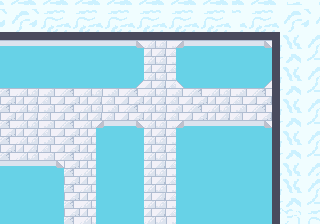

A level layout from a 2D game, rendered from its tile map. Below: a short description, then the map file with tile-grid data replaced by summaries:
An orthogonal 40x28 tile map with 8x8 px tiles, 3 tile layers (gfx, walls, holes) and 3 objects (2x Enemy, Item).

<map version="1.10" tiledversion="1.10.2" orientation="orthogonal" renderorder="right-down" width="40" height="28" tilewidth="8" tileheight="8" infinite="0" nextlayerid="5" nextobjectid="10">
 <tileset firstgid="1" source="sky-temple.tsx" />
 <layer id="1" name="gfx" width="40" height="28">
  <data>[1120 cells, 1120 non-empty, 96 distinct tile ids]</data>
 </layer>
 <layer id="2" name="walls" width="40" height="28">
  <data>[1120 cells, 58 non-empty, 1 distinct tile ids]</data>
 </layer>
 <layer id="3" name="holes" width="40" height="28">
  <data>[1120 cells, 419 non-empty, 1 distinct tile ids]</data>
 </layer>
 <objectgroup id="4" name="objs">
  <object id="1" name="Angel" type="Enemy" x="224" y="184">
   <point />
  </object>
  <object id="8" name="Archer" type="Enemy" x="56" y="128">
   <point />
  </object>
  <object id="9" name="HeartItem" type="Item" x="160" y="64">
   <point />
  </object>
 </objectgroup>
</map>
